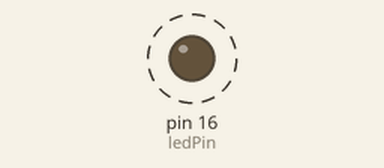
The sketch below on a simulated Arduino Uno, built with avr-gcc and run on an emulated ATmega328P. Parts: output pins drawn as LEDs (lit = HIGH). Dashed ring = blinking.

Above: at 0.5 s.
Timing chart, 0 to 4.6 s (numbered marks = the images above):
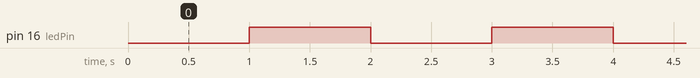

The sketch:

task05-2.ino
```cpp
const int ledPin = 16; // the number of the LED pin
int ledState = LOW; // ledState used to set the LED
// Generally, you should use "unsigned long" for variables that hold time
// The value will quickly become too large for an int to store
unsigned long previousMillis = 0; // will store last time LED was updated
const long interval = 1000; // interval at which to blink (milliseconds)
void setup() {
// set the digital pin as output:
pinMode(ledPin, OUTPUT);
}
void loop() {
// here is where you'd put code that needs to be running all the time.
unsigned long currentMillis = millis();
if (currentMillis - previousMillis >= interval) {
// save the last time you blinked the LED
previousMillis = currentMillis;
if (ledState == LOW) ledState = HIGH;
else ledState = LOW;
}
// set the LED with the ledState of the variable:
digitalWrite(ledPin, ledState);
}
```

Measured:
- by itself, pin 16 (ledPin): alternates HIGH for 1.0 s and LOW for 1.0 s
